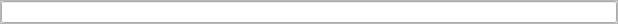
<?xml version="1.0" encoding="UTF-8"?>
<ui version="4.0">
 <class>InputBox</class>
 <widget class="QFrame" name="InputBox">
  <property name="geometry">
   <rect>
    <x>0</x>
    <y>0</y>
    <width>618</width>
    <height>22</height>
   </rect>
  </property>
  <property name="maximumSize">
   <size>
    <width>16777215</width>
    <height>22</height>
   </size>
  </property>
  <property name="windowTitle">
   <string>Frame</string>
  </property>
  <property name="frameShape">
   <enum>QFrame::StyledPanel</enum>
  </property>
  <property name="frameShadow">
   <enum>QFrame::Raised</enum>
  </property>
  <layout class="QVBoxLayout" name="verticalLayout">
   <property name="spacing">
    <number>0</number>
   </property>
   <property name="leftMargin">
    <number>0</number>
   </property>
   <property name="topMargin">
    <number>0</number>
   </property>
   <property name="rightMargin">
    <number>0</number>
   </property>
   <property name="bottomMargin">
    <number>0</number>
   </property>
   <item>
    <widget class="QLineEdit" name="lineEdit">
     <property name="maximumSize">
      <size>
       <width>16777215</width>
       <height>16777215</height>
      </size>
     </property>
     <property name="inputMethodHints">
      <set>Qt::ImhMultiLine</set>
     </property>
    </widget>
   </item>
  </layout>
 </widget>
 <resources/>
 <connections/>
</ui>
